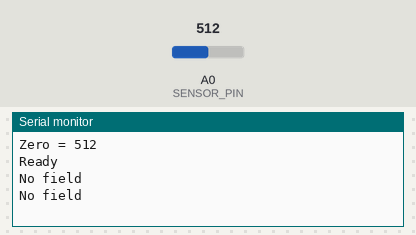
A sketch run on a simulated Arduino Uno, built with avr-gcc and run on an emulated ATmega328P. Parts: the last lines printed to the serial monitor. The inputs (shaded band) are chosen by the test bench; at power-on: A0 (SENSOR_PIN) = 512.

Above: at 2.2 s.
2.3 s: A0 (SENSOR_PIN) set to 529
At 3.4 s:
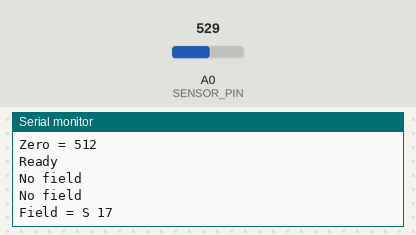
5.3 s: A0 (SENSOR_PIN) set to 306
At 6.9 s:
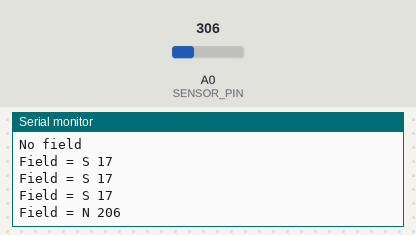

The sketch:

analoghall_arduino.ino
```cpp
// Hall Effect Alnalog Sensor

// Pins
#define SENSOR_PIN A0

// Reading for no magnetic field
int zero;

// Read sensor (average 50 readings)
#define N_READINGS 50
uint readSensor() {
  uint32_t sum = 0;
  for (int i = 0; i < N_READINGS; i++) {
    sum += analogRead(SENSOR_PIN);
  }
  return sum / N_READINGS;
}

// initialization
void setup() {
  Serial.begin(115200);

  // Assume no magnetic field at the start
  zero = readSensor() ;
  Serial.print("Zero = ");
  Serial.println(zero);
  delay(1000);
  Serial.println ("Ready");
}

// Main loop
void loop() {
  int field = readSensor();
  if (((field-zero) < 10) && ((field-zero) > -10)) {
      Serial.println ("No field");
  } else if (field > zero) {
    Serial.print ("Field = S ");
    Serial.println(field-zero);
  } else {
    Serial.print ("Field = N ");
    Serial.println(zero-field);
  }
  delay(1000);
}
```

Measured:
- the behaviour switches between 521 and 522 on A0 (SENSOR_PIN) (found by bisection; images 0 and 1)
- after the input at 2.3 s, the serial monitor: prints a new line after 0.72 s (image 1)
- after the input at 5.3 s, the serial monitor: prints a new line after 0.74 s (image 2)
